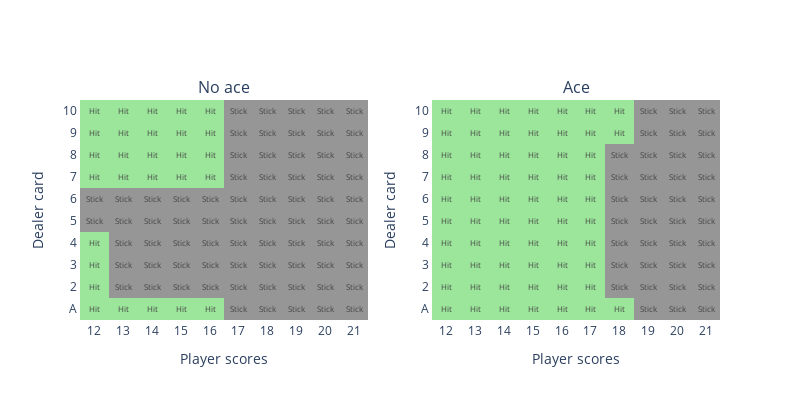

Notebook cell for this chart:
### Code cell
import plotly.express as px

fig = make_subplots(rows=1, cols=2, subplot_titles=("No ace", "Ace"))
dealer_axis = np.linspace(1, 10, 10)
colorscale = [[0, "rgb(150,150,150)"], [1, "rgb(155,230,155)"]]

annotations = ['Stick', 'Hit']
policy_texts = {
    'no_ace': [[annotations[policy_grids['no_ace'][i, j]] for j in range(10)] for i in range(10)],
    'ace': [[annotations[policy_grids['ace'][i, j]] for j in range(10)] for i in range(10)]
}

fig.add_trace(go.Heatmap(x=player_scores_axis, y=card_names, z=policy_grids['no_ace'],
                         colorscale=colorscale,
                         text=policy_texts['no_ace'], texttemplate="%{text}"), 1, 1)
fig.add_trace(go.Heatmap(x=player_scores_axis, y=card_names, z=policy_grids['ace'],
                         colorscale=colorscale,
                         text=policy_texts['ace'], texttemplate="%{text}"), 1, 2)
fig.update_layout(width=800, height=400)
fig.update_scenes(xaxis_title_text='Dealer', yaxis_title_text='Player')
fig.update_traces(showscale=False)
fig.update_xaxes(showline=True, linewidth=1, title='Player scores', dtick=1)
fig.update_yaxes(showline=True, linewidth=1, title='Dealer card', dtick=1)


fig.show()

### Figure 1 — Plotly figure (JSON) as saved in the notebook; plotly's stock layout.template omitted (floating-point values rounded to 4 significant figures)
{"data": [{"colorscale": [[0, "rgb(150,150,150)"], [1, "rgb(155,230,155)"]], "showscale": false, "text": [["Hit", "Hit", "Hit", "Hit", "Hit", "Stick", "Stick", "Stick", "Stick", "Stick"], ["Hit", "Stick", "Stick", "Stick", "Stick", "Stick", "Stick", "Stick", "Stick", "Stick"], ["Hit", "Stick", "Stick", "Stick", "Stick", "Stick", "Stick", "Stick", "Stick", "Stick"], ["Hit", "Stick", "Stick", "Stick", "Stick", "Stick", "Stick", "Stick", "Stick", "Stick"], ["Stick", "Stick", "Stick", "Stick", "Stick", "Stick", "Stick", "Stick", "Stick", "Stick"], ["Stick", "Stick", "Stick", "Stick", "Stick", "Stick", "Stick", "Stick", "Stick", "Stick"], ["Hit", "Hit", "Hit", "Hit", "Hit", "Stick", "Stick", "Stick", "Stick", "Stick"], ["Hit", "Hit", "Hit", "Hit", "Hit", "Stick", "Stick", "Stick", "Stick", "Stick"], ["Hit", "Hit", "Hit", "Hit", "Hit", "Stick", "Stick", "Stick", "Stick", "Stick"], ["Hit", "Hit", "Hit", "Hit", "Hit", "Stick", "Stick", "Stick", "Stick", "Stick"]], "texttemplate": "%{text}", "type": "heatmap", "x": [12, 13, 14, 15, 16, 17, 18, 19, 20, 21], "xaxis": "x", "y": ["A", "2", "3", "4", "5", "6", "7", "8", "9", "10"], "yaxis": "y", "z": [[1, 1, 1, 1, 1, 0, 0, 0, 0, 0], [1, 0, 0, 0, 0, 0, 0, 0, 0, 0], [1, 0, 0, 0, 0, 0, 0, 0, 0, 0], [1, 0, 0, 0, 0, 0, 0, 0, 0, 0], [0, 0, 0, 0, 0, 0, 0, 0, 0, 0], [0, 0, 0, 0, 0, 0, 0, 0, 0, 0], [1, 1, 1, 1, 1, 0, 0, 0, 0, 0], [1, 1, 1, 1, 1, 0, 0, 0, 0, 0], [1, 1, 1, 1, 1, 0, 0, 0, 0, 0], [1, 1, 1, 1, 1, 0, 0, 0, 0, 0]]}, {"colorscale": [[0, "rgb(150,150,150)"], [1, "rgb(155,230,155)"]], "showscale": false, "text": [["Hit", "Hit", "Hit", "Hit", "Hit", "Hit", "Hit", "Stick", "Stick", "Stick"], ["Hit", "Hit", "Hit", "Hit", "Hit", "Hit", "Stick", "Stick", "Stick", "Stick"], ["Hit", "Hit", "Hit", "Hit", "Hit", "Hit", "Stick", "Stick", "Stick", "Stick"], ["Hit", "Hit", "Hit", "Hit", "Hit", "Hit", "Stick", "Stick", "Stick", "Stick"], ["Hit", "Hit", "Hit", "Hit", "Hit", "Hit", "Stick", "Stick", "Stick", "Stick"], ["Hit", "Hit", "Hit", "Hit", "Hit", "Hit", "Stick", "Stick", "Stick", "Stick"], ["Hit", "Hit", "Hit", "Hit", "Hit", "Hit", "Stick", "Stick", "Stick", "Stick"], ["Hit", "Hit", "Hit", "Hit", "Hit", "Hit", "Stick", "Stick", "Stick", "Stick"], ["Hit", "Hit", "Hit", "Hit", "Hit", "Hit", "Hit", "Stick", "Stick", "Stick"], ["Hit", "Hit", "Hit", "Hit", "Hit", "Hit", "Hit", "Stick", "Stick", "Stick"]], "texttemplate": "%{text}", "type": "heatmap", "x": [12, 13, 14, 15, 16, 17, 18, 19, 20, 21], "xaxis": "x2", "y": ["A", "2", "3", "4", "5", "6", "7", "8", "9", "10"], "yaxis": "y2", "z": [[1, 1, 1, 1, 1, 1, 1, 0, 0, 0], [1, 1, 1, 1, 1, 1, 0, 0, 0, 0], [1, 1, 1, 1, 1, 1, 0, 0, 0, 0], [1, 1, 1, 1, 1, 1, 0, 0, 0, 0], [1, 1, 1, 1, 1, 1, 0, 0, 0, 0], [1, 1, 1, 1, 1, 1, 0, 0, 0, 0], [1, 1, 1, 1, 1, 1, 0, 0, 0, 0], [1, 1, 1, 1, 1, 1, 0, 0, 0, 0], [1, 1, 1, 1, 1, 1, 1, 0, 0, 0], [1, 1, 1, 1, 1, 1, 1, 0, 0, 0]]}], "layout": {"annotations": [{"font": {"size": 16}, "showarrow": false, "text": "No ace", "x": 0.225, "xanchor": "center", "xref": "paper", "y": 1, "yanchor": "bottom", "yref": "paper"}, {"font": {"size": 16}, "showarrow": false, "text": "Ace", "x": 0.775, "xanchor": "center", "xref": "paper", "y": 1, "yanchor": "bottom", "yref": "paper"}], "height": 400, "scene": {"xaxis": {"title": {"text": "Dealer"}}, "yaxis": {"title": {"text": "Player"}}}, "width": 800, "xaxis": {"anchor": "y", "domain": [0, 0.45], "dtick": 1, "linewidth": 1, "showline": true, "title": {"text": "Player scores"}}, "xaxis2": {"anchor": "y2", "domain": [0.55, 1], "dtick": 1, "linewidth": 1, "showline": true, "title": {"text": "Player scores"}}, "yaxis": {"anchor": "x", "domain": [0, 1], "dtick": 1, "linewidth": 1, "showline": true, "title": {"text": "Dealer card"}}, "yaxis2": {"anchor": "x2", "domain": [0, 1], "dtick": 1, "linewidth": 1, "showline": true, "title": {"text": "Dealer card"}}}}
